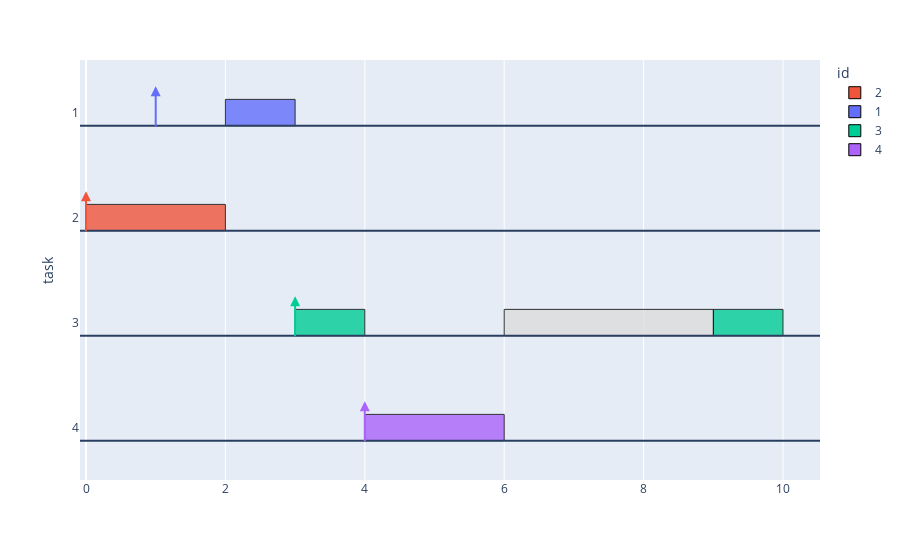

Notebook code cell kept with this figure:
### Code cell
output_filename = f'outputs/gantt_{name}.png'
plot_gantt(tasks, df_traces, output_filename=output_filename)

### Figure 1 — Plotly figure (JSON) as saved in the notebook; plotly's stock layout.template omitted (floating-point values rounded to 4 significant figures)
{"data": [{"alignmentgroup": "True", "base": [0], "hovertemplate": "id=2<br>start=%{base}<br>end=%{x}<br>task=%{y}<extra></extra>", "legendgroup": "2", "marker": {"color": "#EF553B", "line": {"color": "black", "width": 1}, "opacity": 0.8}, "name": "2", "offsetgroup": "2", "orientation": "h", "showlegend": true, "textposition": "auto", "type": "bar", "width": 0.25, "x": [2], "xaxis": "x", "y": [2], "yaxis": "y"}, {"alignmentgroup": "True", "base": [2], "hovertemplate": "id=1<br>start=%{base}<br>end=%{x}<br>task=%{y}<extra></extra>", "legendgroup": "1", "marker": {"color": "#636EFA", "line": {"color": "black", "width": 1}, "opacity": 0.8}, "name": "1", "offsetgroup": "1", "orientation": "h", "showlegend": true, "textposition": "auto", "type": "bar", "width": 0.25, "x": [1], "xaxis": "x", "y": [1], "yaxis": "y"}, {"alignmentgroup": "True", "base": [3, 9], "hovertemplate": "id=3<br>start=%{base}<br>end=%{x}<br>task=%{y}<extra></extra>", "legendgroup": "3", "marker": {"color": "#00CC96", "line": {"color": "black", "width": 1}, "opacity": 0.8}, "name": "3", "offsetgroup": "3", "orientation": "h", "showlegend": true, "textposition": "auto", "type": "bar", "width": 0.25, "x": [1, 1], "xaxis": "x", "y": [3, 3], "yaxis": "y"}, {"alignmentgroup": "True", "base": [4], "hovertemplate": "id=4<br>start=%{base}<br>end=%{x}<br>task=%{y}<extra></extra>", "legendgroup": "4", "marker": {"color": "#AB63FA", "line": {"color": "black", "width": 1}, "opacity": 0.8}, "name": "4", "offsetgroup": "4", "orientation": "h", "showlegend": true, "textposition": "auto", "type": "bar", "width": 0.25, "x": [2], "xaxis": "x", "y": [4], "yaxis": "y"}, {"alignmentgroup": "True", "base": [6], "hovertemplate": "id=0<br>start=%{base}<br>end=%{x}<br>task=%{y}<extra></extra>", "legendgroup": "0", "marker": {"color": "#DDDDDD", "line": {"color": "black", "width": 1}, "opacity": 0.8}, "name": "0", "offsetgroup": "0", "orientation": "h", "showlegend": false, "textposition": "auto", "type": "bar", "width": 0.25, "x": [3], "xaxis": "x", "y": [3], "yaxis": "y"}], "layout": {"annotations": [{"arrowcolor": "#EF553B", "arrowhead": 2, "arrowwidth": 2, "ax": 0, "axref": "x", "ay": 1.775, "ayref": "y", "showarrow": true, "x": 0, "y": 2.25}, {"arrowcolor": "#636EFA", "arrowhead": 2, "arrowwidth": 2, "ax": 1, "axref": "x", "ay": 2.775, "ayref": "y", "showarrow": true, "x": 1, "y": 3.25}, {"arrowcolor": "#00CC96", "arrowhead": 2, "arrowwidth": 2, "ax": 3, "axref": "x", "ay": 0.775, "ayref": "y", "showarrow": true, "x": 3, "y": 1.25}, {"arrowcolor": "#AB63FA", "arrowhead": 2, "arrowwidth": 2, "ax": 4, "axref": "x", "ay": -0.225, "ayref": "y", "showarrow": true, "x": 4, "y": 0.25}], "barmode": "overlay", "legend": {"title": {"text": "id"}, "tracegroupgap": 0}, "margin": {"t": 60}, "shapes": [{"type": "line", "x0": 0, "x1": 1, "xref": "x domain", "y0": 0.875, "y1": 0.875, "yref": "y"}, {"type": "line", "x0": 0, "x1": 1, "xref": "x domain", "y0": -0.125, "y1": -0.125, "yref": "y"}, {"type": "line", "x0": 0, "x1": 1, "xref": "x domain", "y0": 1.875, "y1": 1.875, "yref": "y"}, {"type": "line", "x0": 0, "x1": 1, "xref": "x domain", "y0": 2.875, "y1": 2.875, "yref": "y"}], "xaxis": {"anchor": "y", "domain": [0, 1], "type": "linear"}, "yaxis": {"anchor": "x", "categoryorder": "category descending", "domain": [0, 1], "title": {"text": "task"}, "type": "category"}}}
